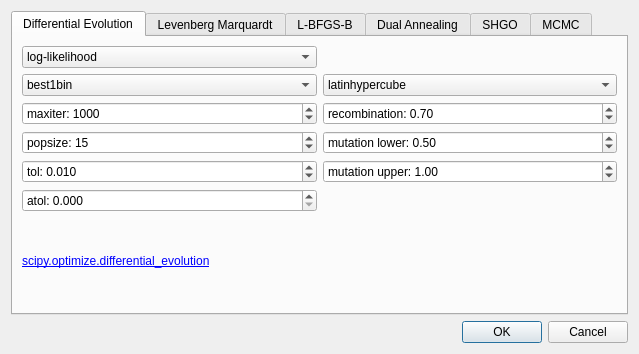
<?xml version="1.0" encoding="UTF-8"?>
<ui version="4.0">
 <class>OptPar</class>
 <widget class="QDialog" name="OptPar">
  <property name="windowModality">
   <enum>Qt::ApplicationModal</enum>
  </property>
  <property name="geometry">
   <rect>
    <x>0</x>
    <y>0</y>
    <width>639</width>
    <height>354</height>
   </rect>
  </property>
  <property name="windowTitle">
   <string>Optimisation parameters</string>
  </property>
  <layout class="QGridLayout" name="gridLayout_2">
   <item row="2" column="0">
    <widget class="QDialogButtonBox" name="buttonBox">
     <property name="orientation">
      <enum>Qt::Horizontal</enum>
     </property>
     <property name="standardButtons">
      <set>QDialogButtonBox::Cancel|QDialogButtonBox::Ok</set>
     </property>
    </widget>
   </item>
   <item row="0" column="0">
    <widget class="QTabWidget" name="tabWidget">
     <property name="currentIndex">
      <number>0</number>
     </property>
     <widget class="QWidget" name="tab">
      <attribute name="title">
       <string>Differential Evolution</string>
      </attribute>
      <layout class="QGridLayout" name="gridLayout">
       <item row="0" column="0">
        <widget class="QComboBox" name="de_target">
         <property name="toolTip">
          <string>maximise log-likelihood or log-posterior probability</string>
         </property>
         <property name="currentText">
          <string>log-likelihood</string>
         </property>
         <property name="currentIndex">
          <number>0</number>
         </property>
         <item>
          <property name="text">
           <string>log-likelihood</string>
          </property>
         </item>
         <item>
          <property name="text">
           <string>log-posterior</string>
          </property>
         </item>
        </widget>
       </item>
       <item row="1" column="0">
        <widget class="QComboBox" name="de_strategy">
         <property name="toolTip">
          <string>evolution strategy</string>
         </property>
         <property name="currentText">
          <string>best1bin</string>
         </property>
         <property name="currentIndex">
          <number>0</number>
         </property>
         <item>
          <property name="text">
           <string>best1bin</string>
          </property>
         </item>
         <item>
          <property name="text">
           <string>best1exp</string>
          </property>
         </item>
         <item>
          <property name="text">
           <string>rand1exp</string>
          </property>
         </item>
         <item>
          <property name="text">
           <string>randtobest1exp</string>
          </property>
         </item>
         <item>
          <property name="text">
           <string>currenttobest1exp</string>
          </property>
         </item>
         <item>
          <property name="text">
           <string>best2exp</string>
          </property>
         </item>
         <item>
          <property name="text">
           <string>rand2exp</string>
          </property>
         </item>
         <item>
          <property name="text">
           <string>randtobest1bin</string>
          </property>
         </item>
         <item>
          <property name="text">
           <string>currenttobest1bin</string>
          </property>
         </item>
         <item>
          <property name="text">
           <string>best2bin</string>
          </property>
         </item>
         <item>
          <property name="text">
           <string>rand2bin</string>
          </property>
         </item>
         <item>
          <property name="text">
           <string>rand1bin</string>
          </property>
         </item>
        </widget>
       </item>
       <item row="1" column="1">
        <widget class="QComboBox" name="de_initialisation">
         <property name="toolTip">
          <string>Initialisation method</string>
         </property>
         <property name="accessibleName">
          <string/>
         </property>
         <item>
          <property name="text">
           <string>latinhypercube</string>
          </property>
         </item>
         <item>
          <property name="text">
           <string>random</string>
          </property>
         </item>
        </widget>
       </item>
       <item row="2" column="0">
        <widget class="QSpinBox" name="de_maxiter">
         <property name="accelerated">
          <bool>true</bool>
         </property>
         <property name="prefix">
          <string>maxiter: </string>
         </property>
         <property name="minimum">
          <number>1</number>
         </property>
         <property name="maximum">
          <number>20000</number>
         </property>
         <property name="value">
          <number>1000</number>
         </property>
        </widget>
       </item>
       <item row="2" column="1">
        <widget class="QDoubleSpinBox" name="de_recombination">
         <property name="prefix">
          <string>recombination: </string>
         </property>
         <property name="minimum">
          <double>0.010000000000000</double>
         </property>
         <property name="maximum">
          <double>1.000000000000000</double>
         </property>
         <property name="singleStep">
          <double>0.010000000000000</double>
         </property>
         <property name="value">
          <double>0.700000000000000</double>
         </property>
        </widget>
       </item>
       <item row="3" column="0">
        <widget class="QSpinBox" name="de_popsize">
         <property name="prefix">
          <string>popsize: </string>
         </property>
         <property name="minimum">
          <number>1</number>
         </property>
         <property name="maximum">
          <number>100</number>
         </property>
         <property name="value">
          <number>15</number>
         </property>
        </widget>
       </item>
       <item row="3" column="1">
        <widget class="QDoubleSpinBox" name="de_mutation_lb">
         <property name="prefix">
          <string>mutation lower: </string>
         </property>
         <property name="minimum">
          <double>0.010000000000000</double>
         </property>
         <property name="maximum">
          <double>2.000000000000000</double>
         </property>
         <property name="singleStep">
          <double>0.010000000000000</double>
         </property>
         <property name="value">
          <double>0.500000000000000</double>
         </property>
        </widget>
       </item>
       <item row="4" column="0">
        <widget class="QDoubleSpinBox" name="de_tol">
         <property name="accelerated">
          <bool>true</bool>
         </property>
         <property name="prefix">
          <string>tol: </string>
         </property>
         <property name="suffix">
          <string/>
         </property>
         <property name="decimals">
          <number>3</number>
         </property>
         <property name="minimum">
          <double>0.001000000000000</double>
         </property>
         <property name="maximum">
          <double>1.000000000000000</double>
         </property>
         <property name="singleStep">
          <double>0.001000000000000</double>
         </property>
         <property name="value">
          <double>0.010000000000000</double>
         </property>
        </widget>
       </item>
       <item row="4" column="1">
        <widget class="QDoubleSpinBox" name="de_mutation_ub">
         <property name="prefix">
          <string>mutation upper: </string>
         </property>
         <property name="minimum">
          <double>0.010000000000000</double>
         </property>
         <property name="maximum">
          <double>2.000000000000000</double>
         </property>
         <property name="singleStep">
          <double>0.010000000000000</double>
         </property>
         <property name="value">
          <double>1.000000000000000</double>
         </property>
        </widget>
       </item>
       <item row="5" column="0">
        <widget class="QDoubleSpinBox" name="de_atol">
         <property name="accelerated">
          <bool>true</bool>
         </property>
         <property name="prefix">
          <string>atol: </string>
         </property>
         <property name="suffix">
          <string/>
         </property>
         <property name="decimals">
          <number>3</number>
         </property>
         <property name="minimum">
          <double>0.000000000000000</double>
         </property>
         <property name="maximum">
          <double>1.000000000000000</double>
         </property>
         <property name="singleStep">
          <double>0.001000000000000</double>
         </property>
         <property name="value">
          <double>0.000000000000000</double>
         </property>
        </widget>
       </item>
       <item row="6" column="0" colspan="2">
        <widget class="QLabel" name="label">
         <property name="text">
          <string>&lt;html&gt;&lt;head/&gt;&lt;body&gt;&lt;p&gt;&lt;a href=&quot;https://docs.scipy.org/doc/scipy/reference/generated/scipy.optimize.differential_evolution.html#scipy.optimize.differential_evolution&quot;&gt;&lt;span style=&quot; text-decoration: underline; color:#0000ff;&quot;&gt;scipy.optimize.differential_evolution&lt;/span&gt;&lt;/a&gt;&lt;/p&gt;&lt;/body&gt;&lt;/html&gt;</string>
         </property>
         <property name="textFormat">
          <enum>Qt::RichText</enum>
         </property>
         <property name="scaledContents">
          <bool>true</bool>
         </property>
         <property name="wordWrap">
          <bool>true</bool>
         </property>
         <property name="openExternalLinks">
          <bool>true</bool>
         </property>
         <property name="textInteractionFlags">
          <set>Qt::TextBrowserInteraction</set>
         </property>
        </widget>
       </item>
      </layout>
     </widget>
     <widget class="QWidget" name="tab_2">
      <attribute name="title">
       <string>Levenberg Marquardt</string>
      </attribute>
      <layout class="QGridLayout" name="gridLayout_6">
       <item row="0" column="0">
        <widget class="QLabel" name="label_1">
         <property name="text">
          <string>&lt;html&gt;&lt;head/&gt;&lt;body&gt;&lt;p&gt;&lt;a href=&quot;https://docs.scipy.org/doc/scipy/reference/generated/scipy.optimize.least_squares.html#scipy.optimize.least_squares&quot;&gt;&lt;span style=&quot; text-decoration: underline; color:#0000ff;&quot;&gt;scipy.optimize.least_squares&lt;/span&gt;&lt;/a&gt;&lt;/p&gt;&lt;/body&gt;&lt;/html&gt;</string>
         </property>
         <property name="textFormat">
          <enum>Qt::RichText</enum>
         </property>
         <property name="scaledContents">
          <bool>true</bool>
         </property>
         <property name="wordWrap">
          <bool>true</bool>
         </property>
         <property name="openExternalLinks">
          <bool>true</bool>
         </property>
         <property name="textInteractionFlags">
          <set>Qt::TextBrowserInteraction</set>
         </property>
        </widget>
       </item>
      </layout>
     </widget>
     <widget class="QWidget" name="tab_3">
      <attribute name="title">
       <string>L-BFGS-B</string>
      </attribute>
      <layout class="QGridLayout" name="gridLayout_3">
       <item row="0" column="0">
        <widget class="QComboBox" name="lbfgsb_target">
         <property name="toolTip">
          <string>maximise log-likelihood or log-posterior probability</string>
         </property>
         <property name="currentText">
          <string>log-likelihood</string>
         </property>
         <property name="currentIndex">
          <number>0</number>
         </property>
         <item>
          <property name="text">
           <string>log-likelihood</string>
          </property>
         </item>
         <item>
          <property name="text">
           <string>log-posterior</string>
          </property>
         </item>
        </widget>
       </item>
       <item row="1" column="0">
        <widget class="QSpinBox" name="lbfgsb_maxiter">
         <property name="accelerated">
          <bool>true</bool>
         </property>
         <property name="prefix">
          <string>maxiter: </string>
         </property>
         <property name="minimum">
          <number>1</number>
         </property>
         <property name="maximum">
          <number>40000</number>
         </property>
         <property name="value">
          <number>15000</number>
         </property>
        </widget>
       </item>
       <item row="2" column="0">
        <widget class="QLabel" name="label_2">
         <property name="text">
          <string>&lt;html&gt;&lt;head/&gt;&lt;body&gt;&lt;p&gt;&lt;a href=&quot;https://docs.scipy.org/doc/scipy/reference/optimize.minimize-lbfgsb.html#optimize-minimize-lbfgsb&quot;&gt;&lt;span style=&quot; text-decoration: underline; color:#0000ff;&quot;&gt;scipy.optimize.minimize-lbfgsb&lt;/span&gt;&lt;/a&gt;&lt;/p&gt;&lt;/body&gt;&lt;/html&gt;</string>
         </property>
         <property name="textFormat">
          <enum>Qt::RichText</enum>
         </property>
         <property name="scaledContents">
          <bool>true</bool>
         </property>
         <property name="wordWrap">
          <bool>true</bool>
         </property>
         <property name="openExternalLinks">
          <bool>true</bool>
         </property>
         <property name="textInteractionFlags">
          <set>Qt::TextBrowserInteraction</set>
         </property>
        </widget>
       </item>
      </layout>
     </widget>
     <widget class="QWidget" name="tab_4">
      <attribute name="title">
       <string>Dual Annealing</string>
      </attribute>
      <layout class="QGridLayout" name="gridLayout_4">
       <item row="1" column="0">
        <widget class="QSpinBox" name="da_maxiter">
         <property name="accelerated">
          <bool>true</bool>
         </property>
         <property name="prefix">
          <string>maxiter: </string>
         </property>
         <property name="minimum">
          <number>1</number>
         </property>
         <property name="maximum">
          <number>20000</number>
         </property>
         <property name="value">
          <number>1000</number>
         </property>
        </widget>
       </item>
       <item row="4" column="0">
        <widget class="QDoubleSpinBox" name="da_visit">
         <property name="accelerated">
          <bool>true</bool>
         </property>
         <property name="prefix">
          <string>visit:</string>
         </property>
         <property name="decimals">
          <number>2</number>
         </property>
         <property name="minimum">
          <double>0.000000000000000</double>
         </property>
         <property name="maximum">
          <double>3.000000000000000</double>
         </property>
         <property name="singleStep">
          <double>0.010000000000000</double>
         </property>
         <property name="value">
          <double>2.620000000000000</double>
         </property>
        </widget>
       </item>
       <item row="2" column="0">
        <widget class="QDoubleSpinBox" name="da_initial_temp">
         <property name="accelerated">
          <bool>true</bool>
         </property>
         <property name="prefix">
          <string>initial temp: </string>
         </property>
         <property name="minimum">
          <double>0.010000000000000</double>
         </property>
         <property name="maximum">
          <double>50000.000000000000000</double>
         </property>
         <property name="singleStep">
          <double>0.100000000000000</double>
         </property>
         <property name="value">
          <double>5230.000000000000000</double>
         </property>
        </widget>
       </item>
       <item row="3" column="0">
        <widget class="QDoubleSpinBox" name="da_restart_temp">
         <property name="accelerated">
          <bool>true</bool>
         </property>
         <property name="prefix">
          <string>restart temp ratio: </string>
         </property>
         <property name="decimals">
          <number>5</number>
         </property>
         <property name="minimum">
          <double>0.000000000000000</double>
         </property>
         <property name="maximum">
          <double>1.000000000000000</double>
         </property>
         <property name="singleStep">
          <double>0.000100000000000</double>
         </property>
         <property name="value">
          <double>0.000020000000000</double>
         </property>
        </widget>
       </item>
       <item row="5" column="0">
        <widget class="QDoubleSpinBox" name="da_accept">
         <property name="accelerated">
          <bool>true</bool>
         </property>
         <property name="prefix">
          <string>accept:</string>
         </property>
         <property name="decimals">
          <number>2</number>
         </property>
         <property name="minimum">
          <double>-100000.000000000000000</double>
         </property>
         <property name="maximum">
          <double>-5.000000000000000</double>
         </property>
         <property name="singleStep">
          <double>1.000000000000000</double>
         </property>
         <property name="value">
          <double>-5.000000000000000</double>
         </property>
        </widget>
       </item>
       <item row="6" column="0">
        <widget class="QCheckBox" name="da_no_local_search">
         <property name="text">
          <string>no local search</string>
         </property>
        </widget>
       </item>
       <item row="0" column="0">
        <widget class="QComboBox" name="da_target">
         <property name="toolTip">
          <string>maximise log-likelihood or log-posterior probability</string>
         </property>
         <property name="currentText">
          <string>log-likelihood</string>
         </property>
         <property name="currentIndex">
          <number>0</number>
         </property>
         <item>
          <property name="text">
           <string>log-likelihood</string>
          </property>
         </item>
         <item>
          <property name="text">
           <string>log-posterior</string>
          </property>
         </item>
        </widget>
       </item>
       <item row="7" column="0">
        <widget class="QLabel" name="label_3">
         <property name="text">
          <string>&lt;html&gt;&lt;head/&gt;&lt;body&gt;&lt;p&gt;&lt;a href=&quot;https://docs.scipy.org/doc/scipy/reference/generated/scipy.optimize.dual_annealing.html&quot;&gt;&lt;span style=&quot; text-decoration: underline; color:#0000ff;&quot;&gt;scipy.optimize.dual_annealing&lt;/span&gt;&lt;/a&gt;&lt;/p&gt;&lt;/body&gt;&lt;/html&gt;</string>
         </property>
         <property name="textFormat">
          <enum>Qt::RichText</enum>
         </property>
         <property name="scaledContents">
          <bool>true</bool>
         </property>
         <property name="wordWrap">
          <bool>true</bool>
         </property>
         <property name="openExternalLinks">
          <bool>true</bool>
         </property>
         <property name="textInteractionFlags">
          <set>Qt::TextBrowserInteraction</set>
         </property>
        </widget>
       </item>
      </layout>
     </widget>
     <widget class="QWidget" name="tab_5">
      <attribute name="title">
       <string>SHGO</string>
      </attribute>
      <layout class="QGridLayout" name="gridLayout_5">
       <item row="0" column="0">
        <widget class="QComboBox" name="shgo_target">
         <property name="toolTip">
          <string>maximise log-likelihood or log-posterior probability</string>
         </property>
         <property name="currentText">
          <string>log-likelihood</string>
         </property>
         <property name="currentIndex">
          <number>0</number>
         </property>
         <item>
          <property name="text">
           <string>log-likelihood</string>
          </property>
         </item>
         <item>
          <property name="text">
           <string>log-posterior</string>
          </property>
         </item>
        </widget>
       </item>
       <item row="1" column="0">
        <widget class="QLabel" name="label_4">
         <property name="text">
          <string>&lt;html&gt;&lt;head/&gt;&lt;body&gt;&lt;p&gt;&lt;a href=&quot;https://docs.scipy.org/doc/scipy/reference/generated/scipy.optimize.shgo.html#scipy.optimize.shgo&quot;&gt;&lt;span style=&quot; text-decoration: underline; color:#0000ff;&quot;&gt;scipy.optimize.shgo&lt;/span&gt;&lt;/a&gt;&lt;/p&gt;&lt;/body&gt;&lt;/html&gt;</string>
         </property>
         <property name="textFormat">
          <enum>Qt::RichText</enum>
         </property>
         <property name="scaledContents">
          <bool>true</bool>
         </property>
         <property name="wordWrap">
          <bool>true</bool>
         </property>
         <property name="openExternalLinks">
          <bool>true</bool>
         </property>
         <property name="textInteractionFlags">
          <set>Qt::TextBrowserInteraction</set>
         </property>
        </widget>
       </item>
      </layout>
     </widget>
     <widget class="QWidget" name="tab_6">
      <attribute name="title">
       <string>MCMC</string>
      </attribute>
     </widget>
    </widget>
   </item>
  </layout>
 </widget>
 <tabstops>
  <tabstop>de_target</tabstop>
  <tabstop>de_strategy</tabstop>
  <tabstop>de_maxiter</tabstop>
  <tabstop>de_popsize</tabstop>
  <tabstop>de_tol</tabstop>
  <tabstop>de_atol</tabstop>
  <tabstop>de_initialisation</tabstop>
  <tabstop>de_recombination</tabstop>
  <tabstop>de_mutation_lb</tabstop>
  <tabstop>de_mutation_ub</tabstop>
 </tabstops>
 <resources/>
 <connections>
  <connection>
   <sender>buttonBox</sender>
   <signal>accepted()</signal>
   <receiver>OptPar</receiver>
   <slot>accept()</slot>
   <hints>
    <hint type="sourcelabel">
     <x>248</x>
     <y>254</y>
    </hint>
    <hint type="destinationlabel">
     <x>157</x>
     <y>274</y>
    </hint>
   </hints>
  </connection>
  <connection>
   <sender>buttonBox</sender>
   <signal>rejected()</signal>
   <receiver>OptPar</receiver>
   <slot>reject()</slot>
   <hints>
    <hint type="sourcelabel">
     <x>316</x>
     <y>260</y>
    </hint>
    <hint type="destinationlabel">
     <x>286</x>
     <y>274</y>
    </hint>
   </hints>
  </connection>
 </connections>
</ui>
